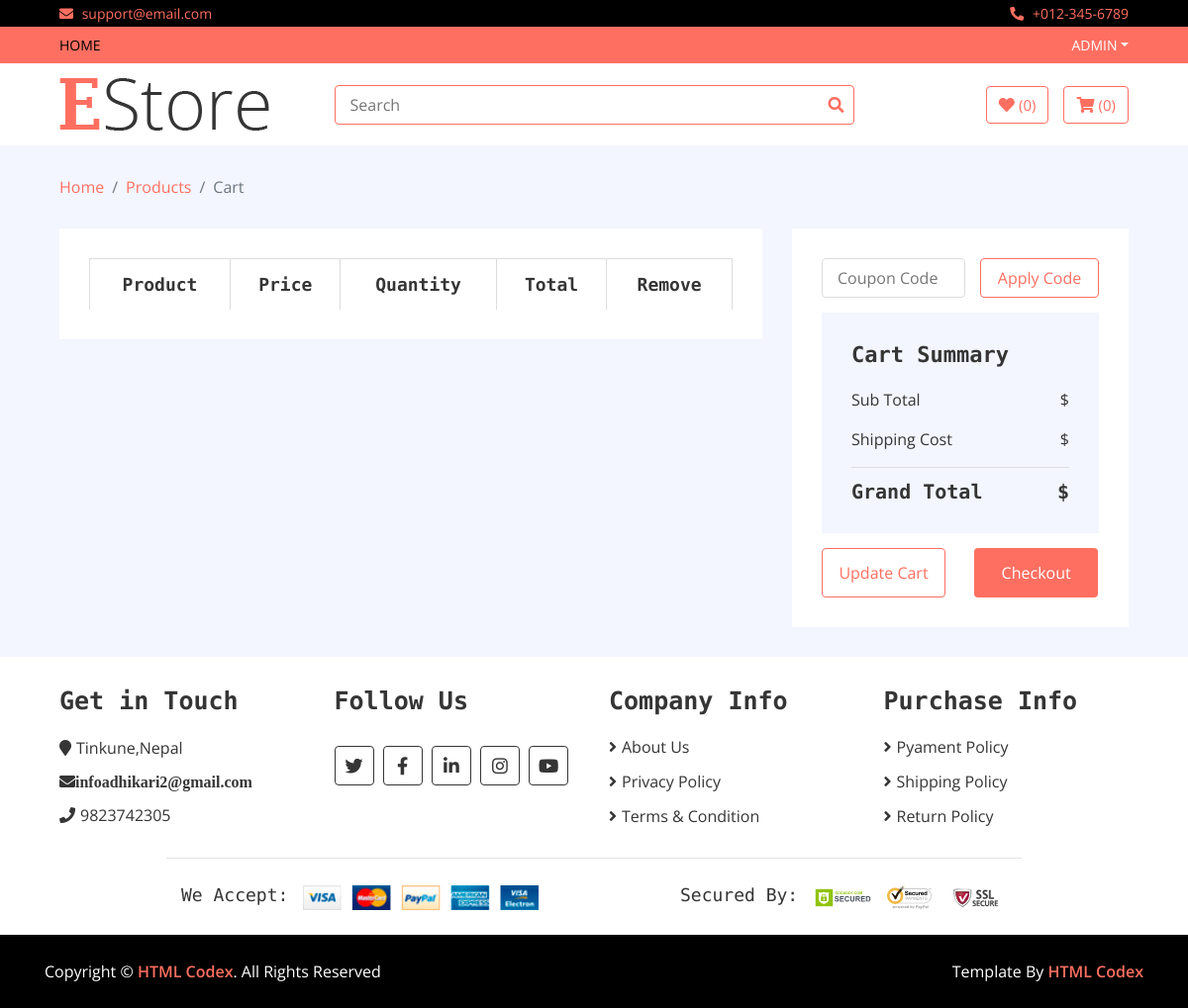
Before: /cart (signed in) with the older database file.
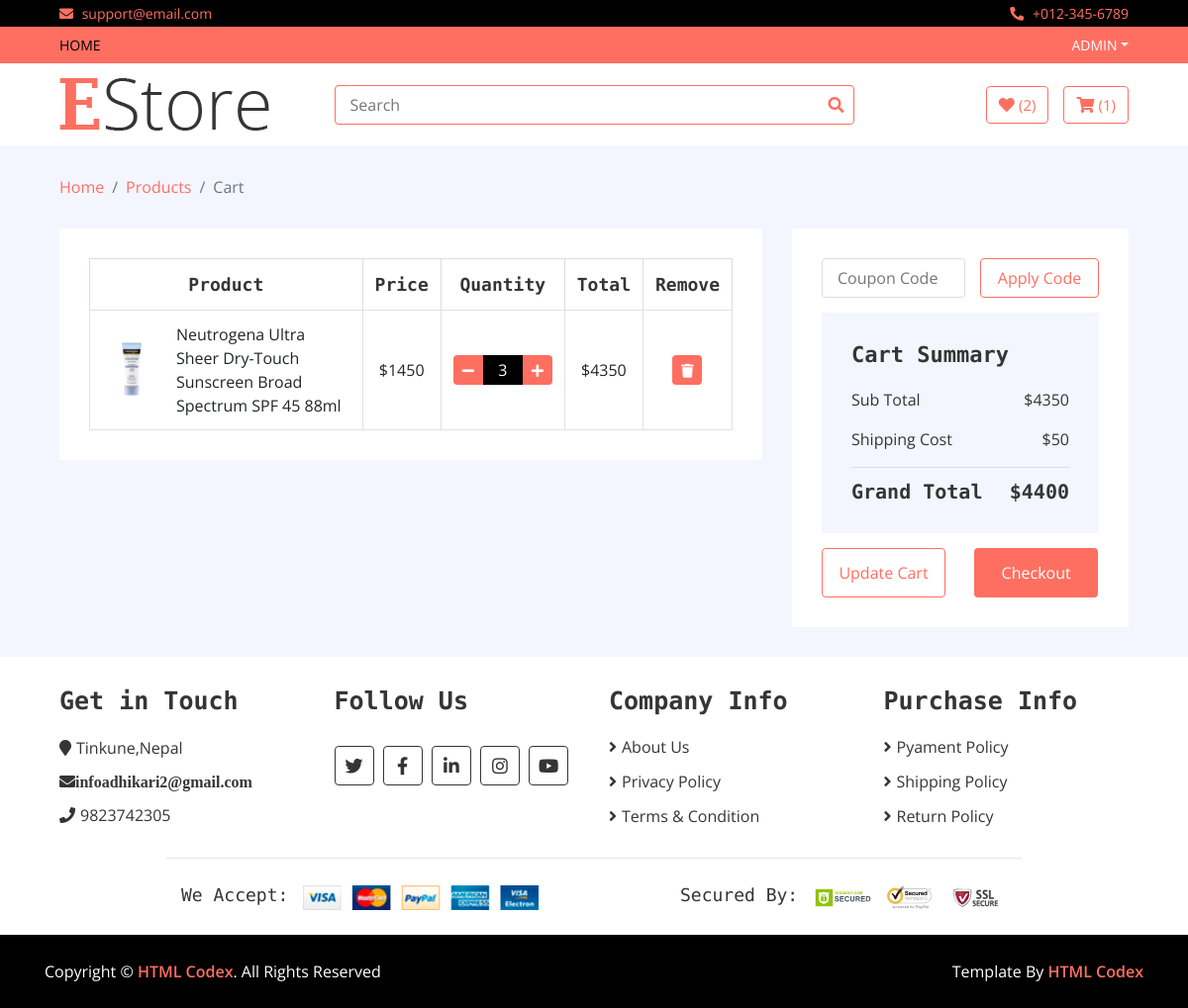
After: the same page with the newer database file.
### home/models.py (models this page shows, shortened)
class Cart(models.Model):
    username = models.CharField(max_length=300)
    slug = models.CharField(max_length=300)
    quantity = models.IntegerField()
    total = models.IntegerField()
    date = models.DateTimeField(auto_now_add=True)
    checkout = models.BooleanField(default=False)
    items = models.ForeignKey(Product, on_delete=models.CASCADE)

class Product(models.Model):
    name = models.CharField(max_length=300)
    price = models.IntegerField()
    discounted_price = models.IntegerField()
    image = models.ImageField(upload_to='media')
    description = RichTextField()
    specification = RichTextField()
    category = models.ForeignKey(Category, on_delete=models.CASCADE)
    subcategory = models.ForeignKey(SubCategory, on_delete=models.CASCADE)
    brand = models.ForeignKey(Brand, on_delete=models.CASCADE)
    slug = models.CharField(max_length=500, unique=True)
    status = models.CharField(choices=STATUS, max_length=50)
    labels = models.CharField(choices=LABELS, max_length=50)

### home/views.py (the view)
# urls.py: path('cart', CartView.as_view(), name='cart'),
class CartView(BaseView):
    def get(self, request):
        username = request.user.username
        self.views['cart_counts'] = count_cart(request)
        self.views['cart_view'] = Cart.objects.filter(username = username)
        s = 0
        for i in self.views['cart_view']:
            s = s + i.total
            self.views['sub_total'] = s
            self.views['delivery_charge'] = 50
            self.views['grand_total'] = s + 50
        return render(request, 'cart.html', self.views)

### home/views.py (called while the page is built)
def count_cart(request):
    username = request.user.username
    cart_count = Cart.objects.filter(checkout = False, username = username).count()
    return cart_count

### Templates/cart.html (shortened to what the changed rows need)
{% extends 'base.html' %}
{% load static %}
{% block content %}
        <div class="cart-page">
            <div class="container-fluid">
                <div class="row">
                    <div class="col-lg-8">
                        <div class="cart-page-inner">
                            <div class="table-responsive">
                                <table class="table table-bordered">
                                    <thead class="thead-dark">
                                        <tr>
                                            <th>Product</th>
                                            <th>Price</th>
                                            <th>Quantity</th>
                                            <th>Total</th>
                                            <th>Remove</th>
                                        </tr>
                                    </thead>
                                    <tbody class="align-middle">
                                    {% for cart in cart_view %}
                                        <tr>
                                            <td>
                                                <div class="img">
                                                    <a href="#"><img src="{{cart.items.image.url}}" alt="Image"></a>
                                                    <p>{{cart.items.name}}</p>
                                                </div>
                                            </td>
                                            {% if cart.items.discounted_price > 0 %}
                                            <td>${{cart.items.discounted_price }}</td>
                                            {% else %}
                                            <td>{{cart.items.price }}</td>
                                            {% endif %}
                                            <td>
                                                <div class="qty">
                                                    <a href="/reduce_quantity/{{cart.slug}}"></a> <button class="btn-minus"><i class="fa fa-minus"></i></button>
                                                    <input type="text" value="{{cart.quantity}}">
                                                    <a href="/add_to_cart/{{cart.slug}}"></a> <button class="btn-plus"><i class="fa fa-plus"></i></button>
                                                </div>
                                            </td>
                                            <td>${{cart.total}}</td>
                                            <td><a href = "/delete_cart/{{cart.slug}}"><button><i class="fa fa-trash"></i></button></a></td>
                                        </tr>
                                       {% endfor %}
                                    </tbody>
                                </table>
                            </div>
                        </div>
                    </div>
                    <div class="col-lg-4">
                        <div class="cart-page-inner">
                            <div class="row">
                                <div class="col-md-12">
                                    <div class="cart-summary">
                                        <div class="cart-content">
                                            <h1>Cart Summary</h1>
                                            <p>Sub Total<span>${{sub_total}}</span></p>
                                            <p>Shipping Cost<span>${{delivery_charge}}</span></p>
                                            <h2>Grand Total<span>${{grand_total}}</span></h2>
                                        </div>
                                    </div>
                                </div>
                            </div>
                        </div>
                    </div>
                </div>
            </div>
        </div>
{% endblock %}

### Templates/base.html (shortened to what the changed rows need)
<!DOCTYPE html>
{% load static %}
<html lang="en">
    <head>
        <link href="https://stackpath.bootstrapcdn.com/bootstrap/4.4.1/css/bootstrap.min.css" rel="stylesheet">
        <link href="https://cdnjs.cloudflare.com/ajax/libs/font-awesome/5.10.0/css/all.min.css" rel="stylesheet">
        <link href="{% static 'lib/slick/slick.css' %}" rel="stylesheet">
        <link href="{% static 'lib/slick/slick-theme.css' %}" rel="stylesheet">
        <link href="{% static 'css/style.css' %}" rel="stylesheet">
    </head>
    <body>
        <div class="bottom-bar">
            <div class="container-fluid">
                <div class="row align-items-center">
                    <div class="col-md-3">
                        <div class="user">
                            <a href="/wish" class="btn wishlist">
                                <i class="fa fa-heart"></i>
                                <span>({{wish_counts}})</span>
                            </a>
                            <a href="/cart" class="btn cart">
                                <i class="fa fa-shopping-cart"></i>
                                <span>({{cart_counts}})</span>
                            </a>
                        </div>
                    </div>
                </div>
            </div>
        </div>
    {% block content %}
        {% endblock %}
        <div class="footer">
            <div class="container-fluid">
                <div class="row">
                    <div class="col-lg-3 col-md-6">
                        <div class="footer-widget">
                            <h2>Get in Touch</h2>
                        </div>
                    </div>
                    <div class="col-lg-3 col-md-6">
                        <div class="footer-widget">
                            <h2>Follow Us</h2>
                        </div>
                    </div>
                    <div class="col-lg-3 col-md-6">
                        <div class="footer-widget">
                            <h2>Company Info</h2>
                        </div>
                    </div>
                    <div class="col-lg-3 col-md-6">
                        <div class="footer-widget">
                            <h2>Purchase Info</h2>
                        </div>
                    </div>
                </div>
                <div class="row payment align-items-center">
                    <div class="col-md-6">
                        <div class="payment-method">
                            <h2>We Accept:</h2>
                        </div>
                    </div>
                    <div class="col-md-6">
                        <div class="payment-security">
                            <h2>Secured By:</h2>
                        </div>
                    </div>
                </div>
            </div>
        </div>
    </body>
</html>

Changed rows visible on the page:
added Cart: items.image (picture), items.name "Neutrogena Ultra Sheer Dry-Touch Sunscreen Broad Spectrum SPF 45 88ml", items.discounted_price "1450", quantity "3", total "4350"
Other visible differences:
{{ wish_counts }}: "0" → "2"
{{ cart_counts }}: "0" → "1"
{{ sub_total }}: (not shown) → "4350"
{{ delivery_charge }}: (not shown) → "50"
{{ grand_total }}: (not shown) → "4400"
